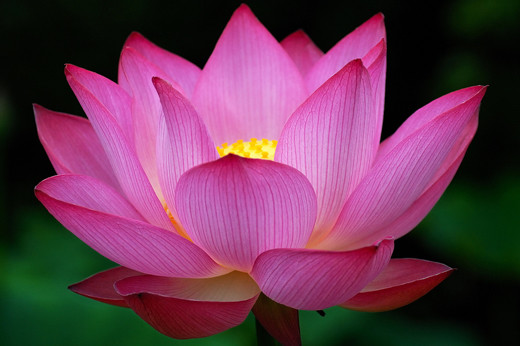
#> input picture Rupee_identifier/Models/lotus.jpg, 520 x 346 px, found by its file name
$ python 'Fashion MNIST.py'
#> lines starting #> are read from the running program, lines starting #| are printed output that depends on the picture
import numpy as np
import cv2
import pandas as pd

image = cv2.imread("lotus.jpg",0)
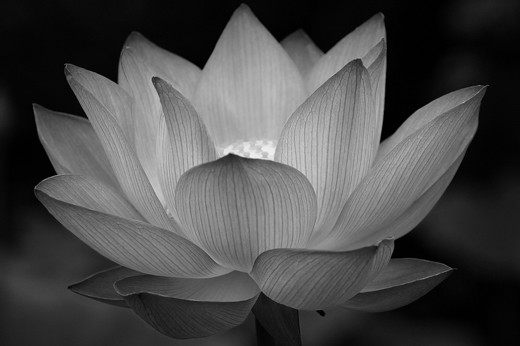
#> image: shape (346, 520); min 0, max 243, mean 73.8
cv2.imshow("testimage",image)
cv2.waitKey(0)
cv2.destroyAllWindows()
print(np.shape(image))
#| (346, 520)
reshaped = image.flatten()
print(reshaped)
#> (printed output is left out)
new_image = cv2.imshow("changed",reshaped)
cv2.waitKey(0)
cv2.destroyAllWindows()

$ run again, with Rupee_identifier/Models/rudbeckiaindian3.jpg copied over Rupee_identifier/Models/lotus.jpg
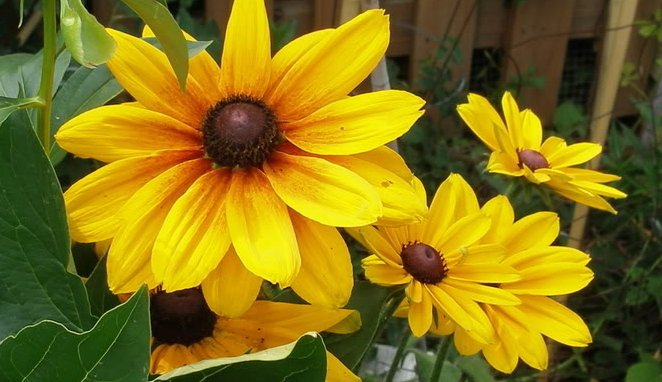
#> input picture Rupee_identifier/Models/rudbeckiaindian3.jpg, 662 x 382 px, found by its file name
#> `image = cv2.imread("lotus.jpg",0)`:
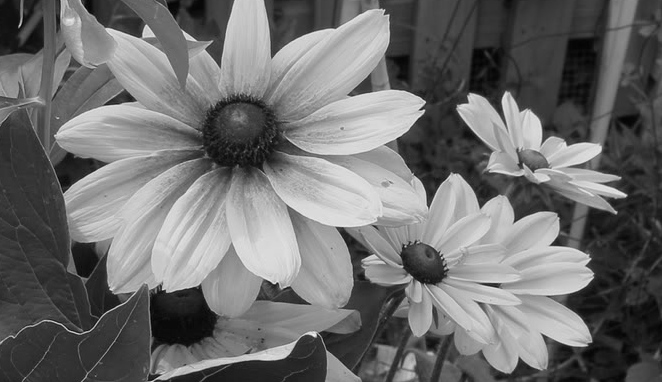
#> image: shape (382, 662); min 3, max 237, mean 110
#| (382, 662)
#> (printed output is left out)
